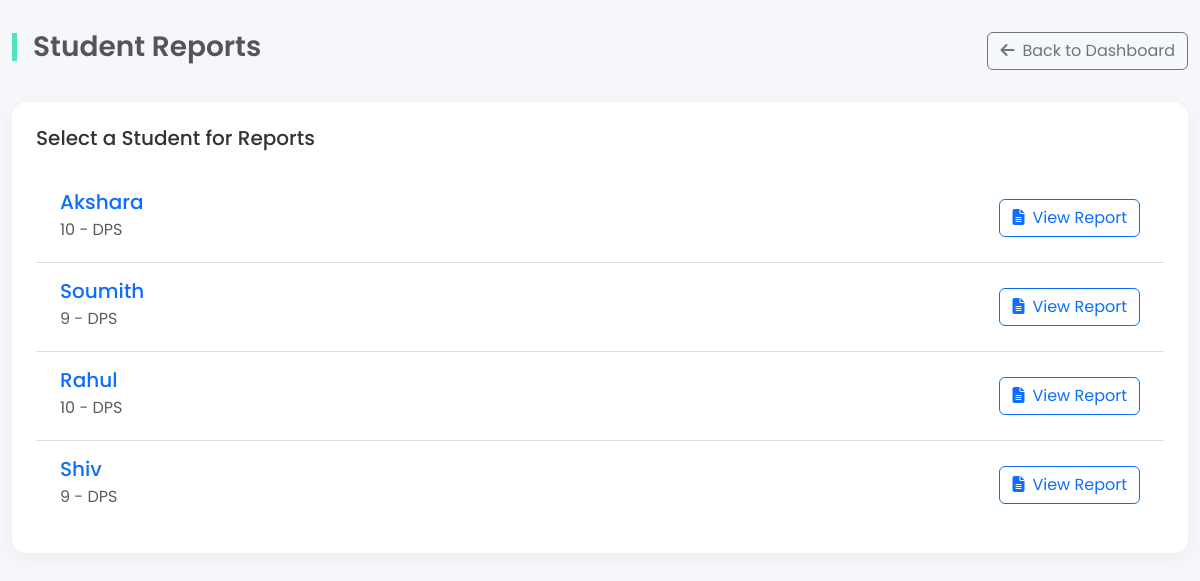
The app's page /reports (signed in), older data.
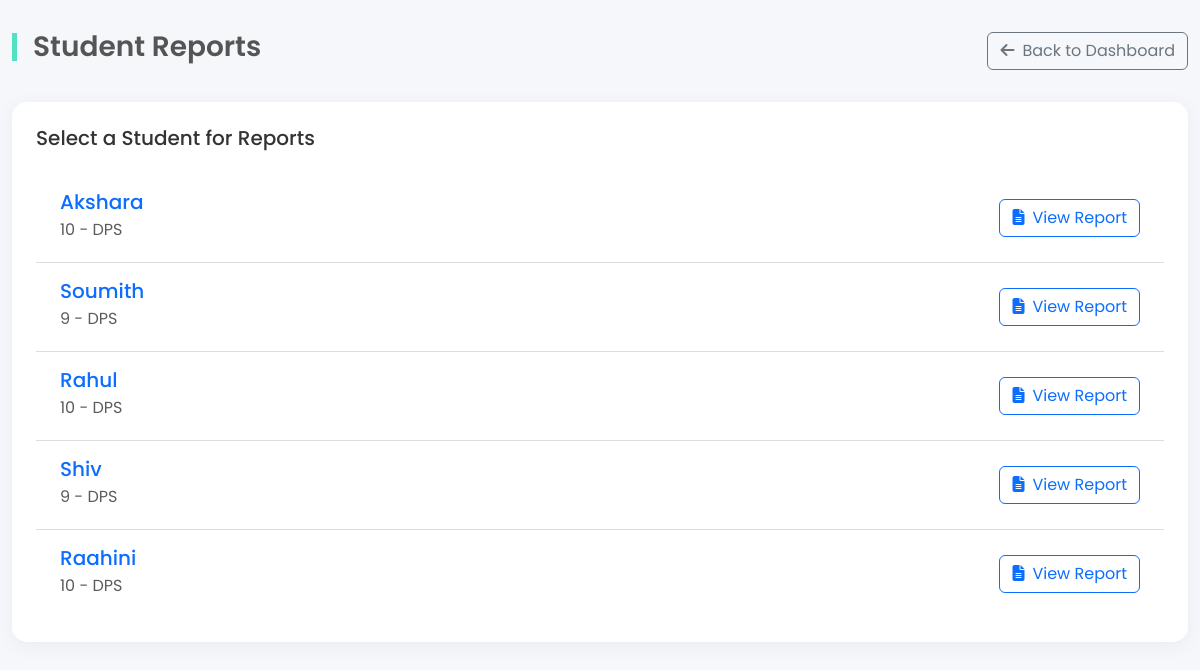
The same page, newer data.
### models.py (models this page shows)
class Student(SQLModel, table=True):
    id: Optional[int] = Field(default=None, primary_key=True)
    name: str
    grade: str
    school: Optional[str] = None
    syllabus: Optional[str] = None
    focus_subjects: Optional[str] = None
    subject: Optional[str] = None
    remarks: Optional[str] = None
    tutor_id: int = Field(foreign_key="tutor.id")
    tutor: Optional["Tutor"] = Relationship(back_populates="students")
    journals: List["Journal"] = Relationship(back_populates="student")
    attendances: List["Attendance"] = Relationship(back_populates="student")
    tests: List["TestRecord"] = Relationship(back_populates="student")
    upcoming_tests: List["UpcomingTest"] = Relationship(back_populates="student")
    feedbacks: List["Feedback"] = Relationship(back_populates="student")

### main.py (the view)
@app.get("/reports", response_class=HTMLResponse)
def get_reports_page(request: Request, session: Session = Depends(get_session), user: User = Depends(get_current_user)):
    tutor_ids = []
    if user.user_type == "admin":
        tutors = session.exec(select(Tutor).where(Tutor.user_id == user.id)).all()
        tutor_ids = [t.id for t in tutors]
    elif user.user_type == "tutor":
        if user.tutor_id:
            tutor_ids.append(user.tutor_id)
    students = []
    if tutor_ids:
        students = session.exec(
            select(Student).where(Student.tutor_id.in_(tutor_ids))
        ).all()
    return templates.TemplateResponse(
        "reports.html",
        {"request": request, "students": students, "user_type": user.user_type}
    )

### templates/reports.html (shortened to what this page needs)
<!DOCTYPE html>
<html lang="en">
<head>
    <link href="https://cdn.jsdelivr.net/npm/bootstrap@5.3.3/dist/css/bootstrap.min.css" rel="stylesheet">
    <link href="https://cdnjs.cloudflare.com/ajax/libs/font-awesome/6.5.0/css/all.min.css" rel="stylesheet">
    <link href="https://cdnjs.cloudflare.com/ajax/libs/animate.css/4.1.1/animate.min.css" rel="stylesheet">
</head>
<body>
<div class="container-fluid">
    <div class="header-section animate__animated animate__fadeInDown">
        <h1 class="section-title">Student Reports</h1>
        <a href="/dashboard" class="btn btn-outline-secondary">
            <i class="fas fa-arrow-left me-2"></i>Back to Dashboard
        </a>
    </div>
    <div class="row">
        <div class="col-12">
            <div class="dashboard-card animate__animated animate__fadeInUp">
                <h5 class="card-title-main mb-4">Select a Student for Reports</h5>
                <ul class="list-group list-group-flush">
                    {% if students %}
                        {% for student in students %}
                            <li class="list-group-item d-flex justify-content-between align-items-center">
                                <div>
                                    <h5 class="mb-1 text-primary">{{ student.name }}</h5>
                                    <p class="mb-1 text-muted">{{ student.grade }} - {{ student.school }}</p>
                                </div>
                                <a href="/reports/student/{{ student.id }}" class="btn btn-outline-primary">
    <i class="fas fa-file-alt me-2"></i>View Report
</a>
                            </li>
                        {% endfor %}
                    {% else %}
                        <li class="list-group-item empty-state">No students found.</li>
                    {% endif %}
                </ul>
            </div>
        </div>
    </div>
</div>
</body>
</html>

Row changes from the older to the newer data that the page shows:
added Student: name "Raahini", grade "10", school "DPS"
